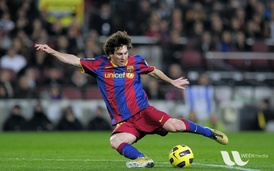
#> input picture messi5.jpg, 274 x 171 px, shrunk from 548 x 342 before the run
$ python LinearFiltering.py
#> lines starting #> are read from the running program, lines starting #| are printed output that depends on the picture; pictures that were not available may be replaced by others from this repository, and a replacement may not be noted
import cv2 as cv
import numpy as np
import random

# [162 lines left out: functions salt_and_pepper_noise, medianFilter, medianFilter_demo, meanFilter, meanFilter_demo, edgeDetection_demo and 1 more, not called in this run]

def gaussianBlurDemo():
    """
    Demo for gaussian blur
    :return:
    """
    img = cv.imread("messi5.jpg")
#> img is the input picture: shape (171, 274, 3); mean B, G, R 72.4, 86, 82.2
    # img = meanFilter(img, size=3) #Lam mo anh
    cv.imshow("src", img)
    gauKernel = np.array([[ 1, 2,  1],
                            [ 2,  4, 2],
                            [ 1, 2,  1]])/16
    gauImg = cv.filter2D(img,ddepth=-1,kernel=gauKernel)
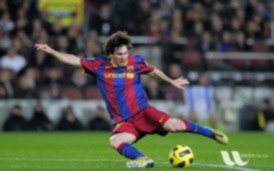
#> gauImg: shape (171, 274, 3); mean B, G, R 72.4, 86, 82.2
    cv.imshow("Gaussian blurS image",gauImg)
    cv.waitKey(0)

# [29 lines left out: functions corelation, correlationDemo, not called in this run]


def bilateralFilter(img,size=15,sigmaColor=75,sigmaSpace=75,bShow=False):
    """
    use bilateral filter to preserve edge info + filter noise
    :param img: img to be filtered
    :param size: kernel size
    :param sigmaColor: the smaller sigma, the sharper edge
    :param sigmaSpace: the smaller sigmaSpace, the finner image( filter more)
    :return: denoise image
    """

    # Apply bilateral filter with d = 15,
    # sigmaColor = sigmaSpace = 75.
    bilateral = cv.bilateralFilter(img, size, sigmaColor, sigmaSpace)
    if bShow:
        cv.imshow("src",img)
        cv.imshow("bilateral",bilateral)
        cv.waitKey(0)
    return bilateral

def bilateralDemo():
    """
    Demo for bilateral filter
    :return:
    """
    img = cv.imread("taj.jpg")
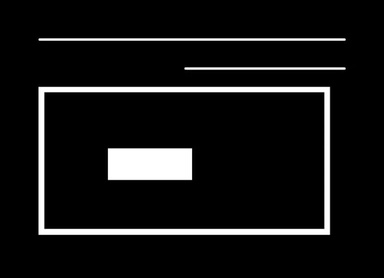
#> input picture countour.jpg, 384 x 278 px, shrunk from 768 x 557 before the run, given in place of taj.jpg, which was not available
#> img is the input picture: shape (278, 384, 3); min 0, max 255, mean 20.7
    #noised_img = meanFilter(img,7)
    bilateral = bilateralFilter(img)
    median = cv.medianBlur(img,3) # median filter
    mean = cv.blur(img,(3,3)) #mean filter
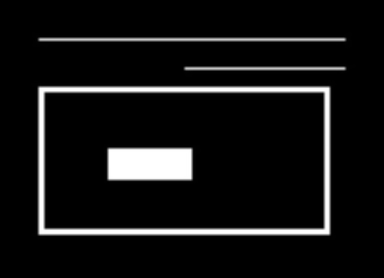
#> mean: shape (278, 384, 3); min 0, max 255, mean 20.7
    cv.imshow("src",img)
    cv.imshow("bilateral",bilateral)
    cv.imshow("median",median)
    cv.imshow("mean",mean)
    cv.waitKey(0)

def main():
    # [4 lines of commented-out code are left out]
    gaussianBlurDemo()
    #correlationDemo()
    bilateralDemo()

main()
